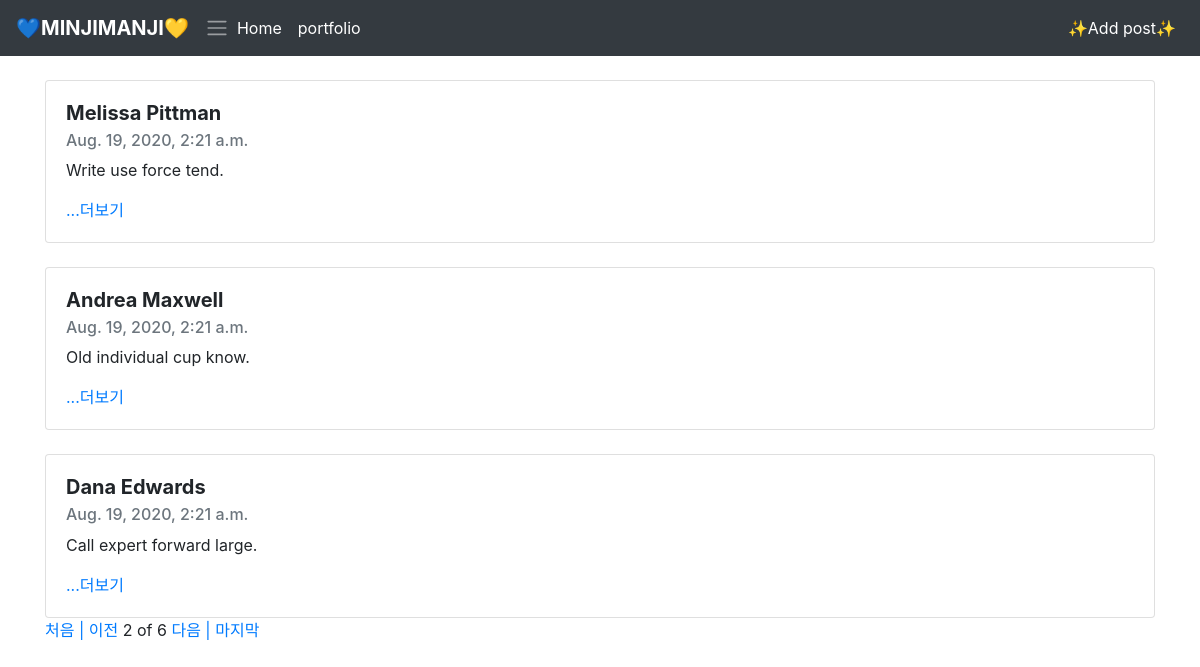
Screenshot of /?page=2 with the database file from the repository.
### blog/models.py (models this page shows, shortened)
class Post(models.Model):
    title = models.CharField(max_length=200)
    pub_date = models.DateTimeField('date published')
    body = models.TextField()
    def summary(self):
        return self.body[:100]

### blog/views.py (the view)
# urls.py: 2. Add a URL to urlpatterns:  path('', views.home, name='home')
def home(request):
    posts = Post.objects
    posts_list = Post.objects.all()
    paginator = Paginator(posts_list, 3)
    page = request.GET.get('page')
    posts_num = paginator.get_page(page)
    return render(request, 'home.html', {'posts':posts_num, 'blogs':posts})

### blog/templates/home.html (shortened to what this page needs)
<!DOCTYPE html>
<html lang="en">
<head>
    <link rel="stylesheet" href="//maxcdn.bootstrapcdn.com/bootstrap/4.1.1/css/bootstrap.min.css" id="bootstrap-css">
</head>
<body>
    <nav class="navbar navbar-icon-top navbar-expand-lg navbar-dark bg-dark">
        <a class="navbar-brand" href="#"><strong>💙MINJIMANJI💛</strong></a>
            <span class="navbar-toggler-icon"></span>
        <div class="collapse navbar-collapse" id="navbarSupportedContent">
            <ul class="navbar-nav mr-auto">
                <li class="nav-item active">
                    <a class="nav-link" href="#">
                        Home
                    </a>
                </li>
                <li class="nav-item active">
                    <a class="nav-link" href="{% url 'portfolio' %}">
                        portfolio
                    </a>
                </li>
            </ul>
            <ul class="navbar-nav">
                <li class="nav-item active">
                    <a class="nav-link" href="{% url 'new' %}">
                        ✨Add post✨
                    </a>
                </li>
            </ul>
        </div>
    </nav>
{% block content %}
    <div class="container">
        {% for post in posts %}
            <br>
            <div class="card">
                <div class="card-body">
                    <h5 class="card-title"><strong>{{ post.title }}</strong></h5>
                    <h6 class="card-subtitle mb-2 text-muted">{{ post.pub_date }}</h6>
                    <p class="card-text">{{ post.summary }}</p>
                    <a href = "{%url 'detail' post.id %}" id="card-link">...더보기</a>
                </div>
            </div>
        {% endfor %}
        {% if posts.has_previous %}
        <a href="?page=1"> 처음 | </a>
        <a href="?page={{posts.previous_page_number}}">이전</a>
        {%endif%}
        <span> {{ posts.number }}</span>
        <span> of </span>
        <span> {{ posts.paginator.num_pages }}</span>
        {%if posts.has_next%}
        <a href="?page={{posts.next_page_number}}"> 다음 | </a>
        <a href="?page={{posts.paginator.num_pages}}">마지막</a>
        {%endif%}
    </div>
{% endblock %}
<br>
</body>
</html>

### rows the page displays
Post: title "Melissa Pittman", pub_date "Aug. 19, 2020, 2:21 a.m.", summary "Write use force tend."
Post: title "Andrea Maxwell", pub_date "Aug. 19, 2020, 2:21 a.m.", summary "Old individual cup know."
Post: title "Dana Edwards", pub_date "Aug. 19, 2020, 2:21 a.m.", summary "Call expert forward large."

### other values shown
{{ posts.number }} "2"
{{ posts.paginator.num_pages }} "6"
